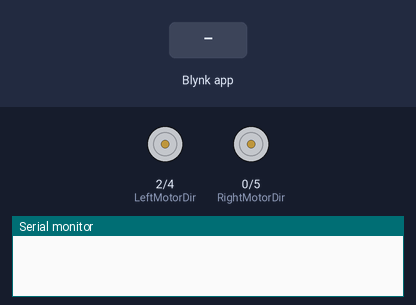
Simulated run of this sketch. Board: ESP8266 (NodeMCU). Parts: direction and speed pins drawn as motors (green arrow = direction pin HIGH = forward, orange = LOW = backward, longer = more drive), the last lines printed to the serial monitor. The inputs (shaded band) are chosen by the test bench. WiFi joins after 1.5 s; servers stay silent unless stated.

Above: at 3.0 s.
3.1 s: Blynk app writes 1 to V0
At 3.6 s:
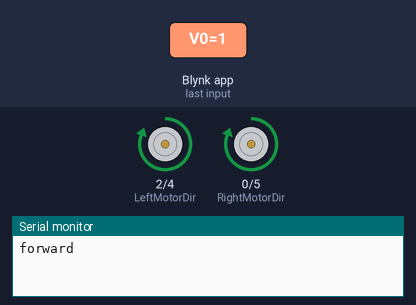
4.6 s: Blynk app writes 0 to V0
At 5.8 s:
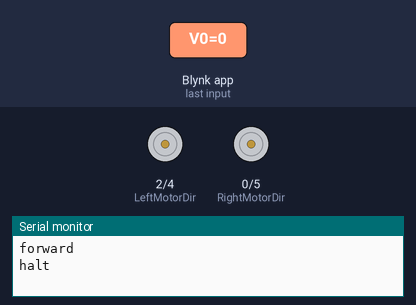
6.1 s: Blynk app writes 1 to V1
At 7.1 s:
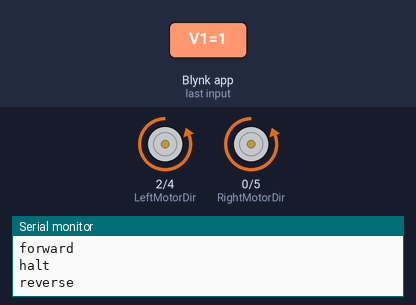
7.6 s: Blynk app writes 1 to V2
At 8.2 s:
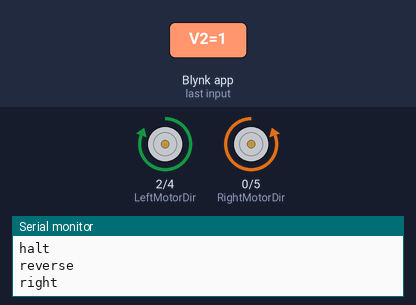
9.1 s: Blynk app writes 1 to V3
At 9.4 s:
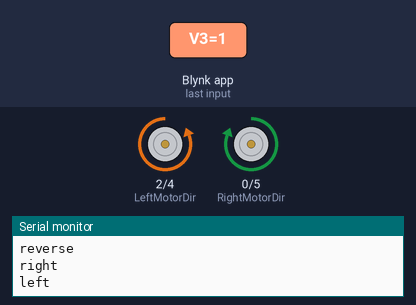
10.6 s: Blynk app writes 0 to V1
At 11.7 s:
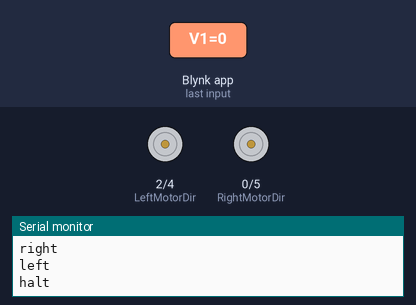
Timing chart, 0 to 13.1 s (numbered marks = the images above; inputs shaded):
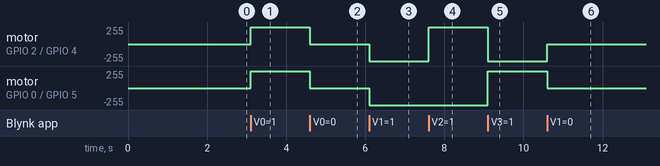

Measured:
- after the input at 3.1 s, motor on GPIO 2 (LeftMotorDir) / GPIO 4 (LeftMotorSpeed), motor on GPIO 0 (RightMotorDir) / GPIO 5 (RightMotorSpeed): stopped → forward 255/255 at once
- after the input at 4.6 s, motor on GPIO 2 (LeftMotorDir) / GPIO 4 (LeftMotorSpeed), motor on GPIO 0 (RightMotorDir) / GPIO 5 (RightMotorSpeed): forward 255/255 → stopped at once
- after the input at 6.1 s, motor on GPIO 2 (LeftMotorDir) / GPIO 4 (LeftMotorSpeed), motor on GPIO 0 (RightMotorDir) / GPIO 5 (RightMotorSpeed): stopped → backward 255/255 at once
- after the input at 7.6 s, motor on GPIO 2 (LeftMotorDir) / GPIO 4 (LeftMotorSpeed): backward 255/255 → forward 255/255 at once
- after the input at 9.1 s, motor on GPIO 2 (LeftMotorDir) / GPIO 4 (LeftMotorSpeed): forward 255/255 → backward 255/255 at once; motor on GPIO 0 (RightMotorDir) / GPIO 5 (RightMotorSpeed): backward 255/255 → forward 255/255 at once
- after the input at 10.6 s, motor on GPIO 2 (LeftMotorDir) / GPIO 4 (LeftMotorSpeed): backward 255/255 → stopped at once; motor on GPIO 0 (RightMotorDir) / GPIO 5 (RightMotorSpeed): forward 255/255 → stopped at once

The sketch:

HBCar.ino
```cpp
#define BLYNK_PRINT Serial
#include <ESP8266WiFi.h>
#include <BlynkSimpleEsp8266.h>

#define RightMotorSpeed 5
#define RightMotorDir   0
#define LeftMotorSpeed  4
#define LeftMotorDir    2


char auth[] = "52584d18d17e49578fc21b70f56a12a6";
char ssid[] = "batatuchas24";
char pass[] = "atireiopauaogatoto";

void setup()
{
  Serial.begin(9600);
  Blynk.begin(auth, ssid, pass);

  pinMode(RightMotorSpeed, OUTPUT);
  pinMode(RightMotorDir, OUTPUT);
  pinMode(LeftMotorSpeed, OUTPUT);
  pinMode(LeftMotorDir, OUTPUT);
}

void loop()
{
  Blynk.run();

}

void halt()
{
  Serial.println("halt");
  digitalWrite(RightMotorSpeed, LOW);
  digitalWrite(LeftMotorSpeed, LOW);
}

void forward()
{
  Serial.println("forward");
  digitalWrite(RightMotorDir, HIGH);
  digitalWrite(LeftMotorDir, HIGH);
  digitalWrite(RightMotorSpeed, HIGH);
  digitalWrite(LeftMotorSpeed, HIGH);
}

void reverse()
{
  Serial.println("reverse");
  digitalWrite(RightMotorDir, LOW);
  digitalWrite(LeftMotorDir, LOW);
  digitalWrite(RightMotorSpeed, HIGH);
  digitalWrite(LeftMotorSpeed, HIGH);
}

void right()
{
  Serial.println("right");
  digitalWrite(RightMotorDir, LOW);
  digitalWrite(LeftMotorDir, HIGH);
  digitalWrite(RightMotorSpeed, HIGH);
  digitalWrite(LeftMotorSpeed, HIGH);
}

void left()
{
  Serial.println("left");
  digitalWrite(RightMotorDir, HIGH);
  digitalWrite(LeftMotorDir, LOW);
  digitalWrite(RightMotorSpeed, HIGH);
  digitalWrite(LeftMotorSpeed, HIGH);
}

BLYNK_WRITE(V0)
{
  if (param[0])
    forward();
  else
    halt();
}

BLYNK_WRITE(V1)
{
  if (param[0])
    reverse();
  else
    halt();
}

BLYNK_WRITE(V2)
{
  if (param[0])
    right();
  else
    halt();
}

BLYNK_WRITE(V3)
{
  if (param[0])
    left();
  else
    halt();
}
```
